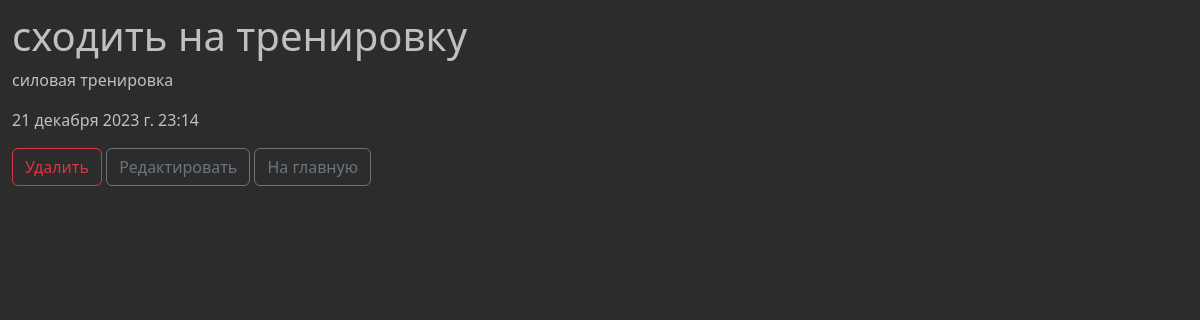
Screenshot of /23 with the database file from the repository.
### main/models.py (models this page shows, shortened)
class Note(models.Model):
    title = models.CharField('Тема заметки', max_length = 30)
    text = models.TextField('Текст заметки')
    date = models.DateTimeField(default=timezone.now)
    user = models.ForeignKey(User, on_delete=models.CASCADE, null=True)

### main/views.py (the view)
# urls.py: path('<int:pk>', views.NoteDetailView.as_view(), name='note-detail'),
class NoteDetailView(DetailView):
    model = Note
    template_name = 'main/details_view.html'
    context_object_name = 'note'

### main/templates/main/details_view.html (shortened to what this page needs)
{% extends 'main/layout.html' %}
{% block notes%}
    <div class="features">
        <h1>{{ note.title }}</h1>
        <p>{{ note.text }}</p>
        <p>{{ note.date }}</p>
        <a href="{% url 'note-delete' note.id %}" class="btn btn-outline-danger">Удалить</a>
        <a href="{% url 'note-update' note.id %}" class="btn btn-outline-secondary">Редактировать</a>
        <a href="{% url 'home' %}" class="btn btn-outline-secondary">На главную</a>
    </div>
{% endblock %}

### main/static/main/css/main.css (style rules this page uses)
body { background: #2c2c2c; color: #c0c0c0; }
.features { padding-left: 1%; padding-top: 1%; }

### rows the page displays
Note: title "сходить на тренировку", text "силовая тренировка", date "21 декабря 2023 г. 23:14"
